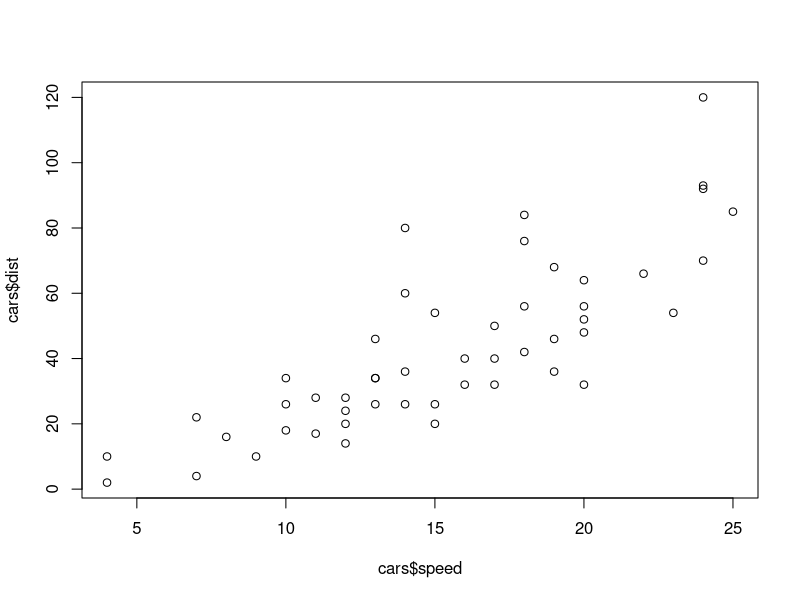
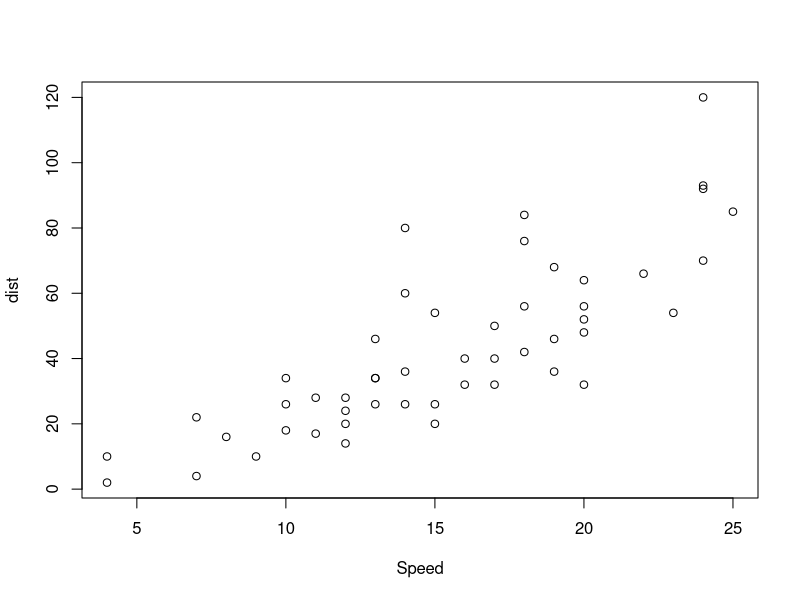
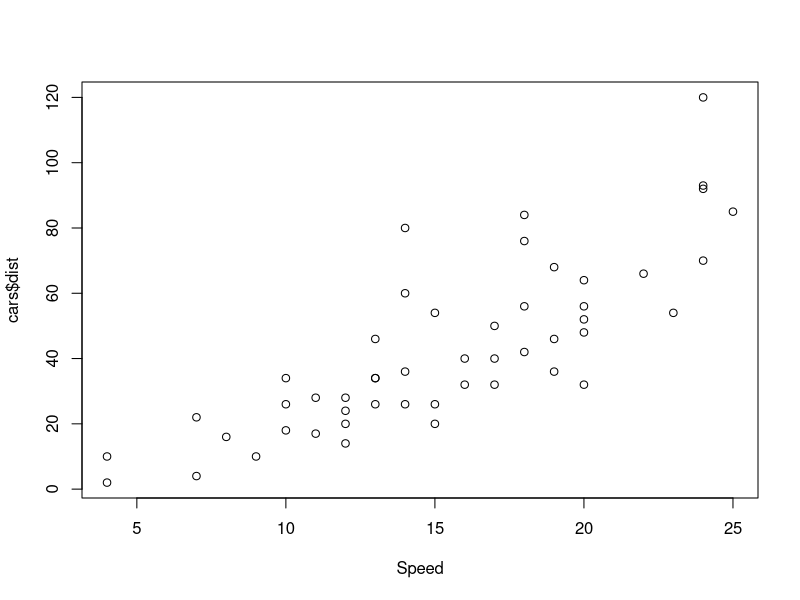

The R source for these figures, in order:
data(cars)
head(cars)
plot(x = cars$speed, y = cars$dist)

plot(x = cars$speed, y = cars$dist, xlab = "Speed", ylab="dist")
plot(x = cars$speed, y = cars$dist, xlab = "Speed")
